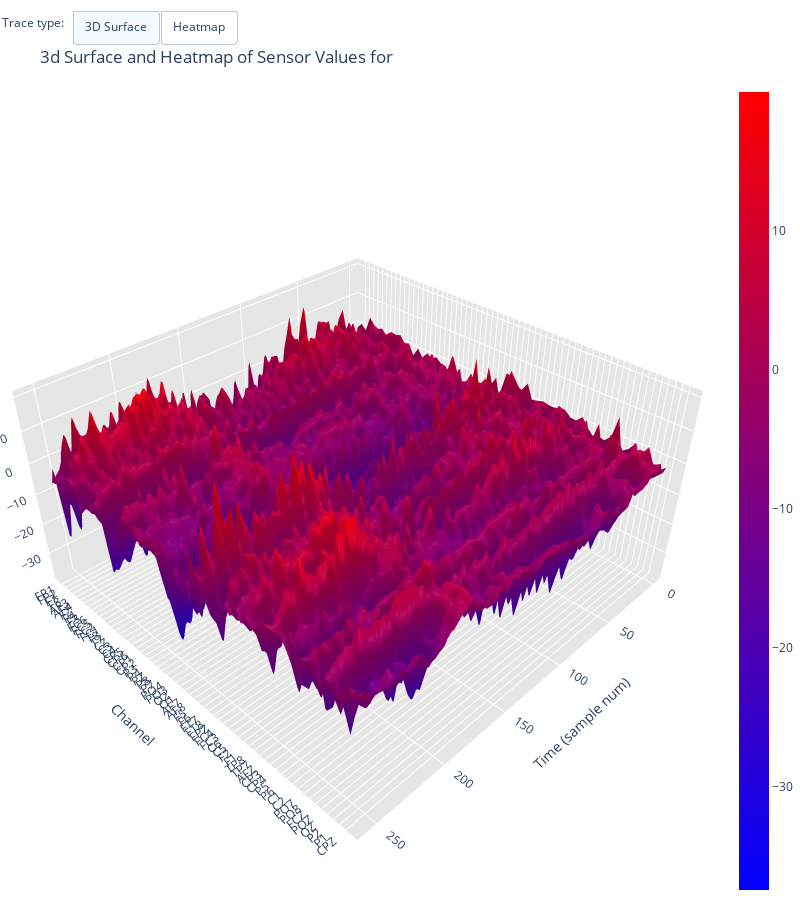

Here is the notebook cell this chart was saved with:
### Code cell
plot_3dSurface_and_heatmap(stimulus=stimulus, group='a', df=S2_m_sample_df)

### Figure 1 — Plotly figure (JSON) as saved in the notebook; plotly's stock layout.template omitted (floating-point values rounded to 4 significant figures; data arrays with more than 128 entries replaced by an {"elided": "..."} marker saying what was removed)
{"data": [{"colorscale": [[0, "rgb(0,0,255)"], [1, "rgb(255,0,0)"]], "z": {"elided": "61x256 float values"}, "type": "surface"}], "layout": {"annotations": [{"align": "left", "showarrow": false, "text": "Trace type:", "x": 0, "y": 1.085, "yref": "paper"}], "autosize": false, "height": 900, "margin": {"b": 0, "l": 0, "r": 0, "t": 0}, "scene": {"aspectmode": "manual", "aspectratio": {"x": 1, "y": 1, "z": 0.5}, "xaxis": {"backgroundcolor": "rgb(230, 230,230)", "gridcolor": "rgb(255, 255, 255)", "showbackground": true, "title": {"text": "Time (sample num)"}}, "yaxis": {"backgroundcolor": "rgb(230, 230, 230)", "gridcolor": "rgb(255, 255, 255)", "showbackground": true, "ticktext": ["FP1", "FP2", "F7", "F8", "AF3", "AF4", "FZ", "F4", "F3", "FC6", "FC5", "FC2", "FC1", "T8", "T7", "CZ", "C3", "C4", "CP5", "CP6", "CP1", "CP2", "P3", "P4", "PZ", "P8", "P7", "PO4", "PO3", "O2", "O1", "AF7", "AF8", "F5", "F6", "FT7", "FT8", "FPZ", "FC4", "FC3", "C6", "C5", "F2", "F1", "TP8", "TP7", "AFZ", "CP3", "CP4", "P5", "P6", "C1", "C2", "PO7", "PO8", "FCZ", "POZ", "OZ", "P2", "P1", "CPZ"], "tickvals": [0, 1, 2, 3, 4, 5, 6, 7, 8, 9, 10, 11, 12, 13, 14, 15, 16, 17, 18, 19, 20, 21, 22, 23, 24, 25, 26, 27, 28, 29, 30, 31, 32, 33, 34, 35, 36, 37, 38, 39, 40, 41, 42, 43, 44, 45, 46, 47, 48, 49, 50, 51, 52, 53, 54, 55, 56, 57, 58, 59, 60], "title": {"text": "Channel"}, "zerolinecolor": "rgb(255, 255, 255)"}, "zaxis": {"backgroundcolor": "rgb(230, 230,230)", "gridcolor": "rgb(255, 255, 255)", "showbackground": true, "title": {"text": "Sensor Value"}, "zerolinecolor": "rgb(255, 255, 255)"}}, "title": {"text": "<br>3d Surface and Heatmap of Sensor Values for "}, "updatemenus": [{"buttons": [{"args": ["type", "surface"], "label": "3D Surface", "method": "restyle"}, {"args": ["type", "heatmap"], "label": "Heatmap", "method": "restyle"}], "direction": "left", "pad": {"r": 10, "t": 10}, "showactive": true, "type": "buttons", "x": 0.1, "xanchor": "left", "y": 1.1, "yanchor": "top"}], "width": 800}}
